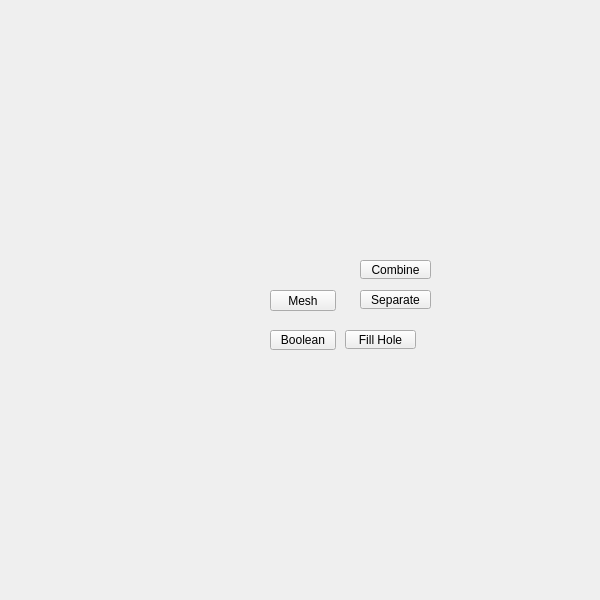
<?xml version="1.0" encoding="UTF-8"?>
<ui version="4.0">
 <class>QtUi</class>
 <widget class="QMainWindow" name="QtUi">
  <property name="enabled">
   <bool>true</bool>
  </property>
  <property name="geometry">
   <rect>
    <x>0</x>
    <y>0</y>
    <width>600</width>
    <height>600</height>
   </rect>
  </property>
  <property name="sizePolicy">
   <sizepolicy hsizetype="Ignored" vsizetype="Ignored">
    <horstretch>0</horstretch>
    <verstretch>0</verstretch>
   </sizepolicy>
  </property>
  <property name="minimumSize">
   <size>
    <width>0</width>
    <height>0</height>
   </size>
  </property>
  <property name="maximumSize">
   <size>
    <width>600</width>
    <height>600</height>
   </size>
  </property>
  <property name="toolButtonStyle">
   <enum>Qt::ToolButtonIconOnly</enum>
  </property>
  <property name="tabShape">
   <enum>QTabWidget::Triangular</enum>
  </property>
  <property name="dockNestingEnabled">
   <bool>true</bool>
  </property>
  <property name="dockOptions">
   <set>QMainWindow::AllowNestedDocks|QMainWindow::AllowTabbedDocks|QMainWindow::AnimatedDocks|QMainWindow::ForceTabbedDocks</set>
  </property>
  <widget class="QWidget" name="widget">
   <property name="sizePolicy">
    <sizepolicy hsizetype="Ignored" vsizetype="Ignored">
     <horstretch>0</horstretch>
     <verstretch>0</verstretch>
    </sizepolicy>
   </property>
   <widget class="QPushButton" name="b001">
    <property name="enabled">
     <bool>true</bool>
    </property>
    <property name="geometry">
     <rect>
      <x>345</x>
      <y>330</y>
      <width>71</width>
      <height>19</height>
     </rect>
    </property>
    <property name="maximumSize">
     <size>
      <width>111</width>
      <height>19</height>
     </size>
    </property>
    <property name="toolTip">
     <string>Cap holes modifier</string>
    </property>
    <property name="text">
     <string>Fill Hole</string>
    </property>
    <property name="iconSize">
     <size>
      <width>18</width>
      <height>18</height>
     </size>
    </property>
   </widget>
   <widget class="PushButton" name="tb004">
    <property name="enabled">
     <bool>true</bool>
    </property>
    <property name="geometry">
     <rect>
      <x>360</x>
      <y>260</y>
      <width>71</width>
      <height>19</height>
     </rect>
    </property>
    <property name="maximumSize">
     <size>
      <width>111</width>
      <height>19</height>
     </size>
    </property>
    <property name="toolTip">
     <string>Combine the selected polygon objects into one single object to allow operations such as merges or face trims</string>
    </property>
    <property name="text">
     <string>Combine</string>
    </property>
    <property name="iconSize">
     <size>
      <width>18</width>
      <height>18</height>
     </size>
    </property>
   </widget>
   <widget class="QPushButton" name="b002">
    <property name="enabled">
     <bool>true</bool>
    </property>
    <property name="geometry">
     <rect>
      <x>360</x>
      <y>290</y>
      <width>71</width>
      <height>19</height>
     </rect>
    </property>
    <property name="maximumSize">
     <size>
      <width>111</width>
      <height>19</height>
     </size>
    </property>
    <property name="toolTip">
     <string>Separates the selected polygonobject shells or the shells of any selected faces from the object into one object into distinct objects</string>
    </property>
    <property name="text">
     <string>Separate</string>
    </property>
    <property name="iconSize">
     <size>
      <width>18</width>
      <height>18</height>
     </size>
    </property>
   </widget>
   <widget class="QPushButton" name="i004">
    <property name="geometry">
     <rect>
      <x>270</x>
      <y>290</y>
      <width>66</width>
      <height>21</height>
     </rect>
    </property>
    <property name="minimumSize">
     <size>
      <width>0</width>
      <height>21</height>
     </size>
    </property>
    <property name="maximumSize">
     <size>
      <width>16777215</width>
      <height>21</height>
     </size>
    </property>
    <property name="accessibleName">
     <string>polygons#mesh</string>
    </property>
    <property name="text">
     <string>Mesh</string>
    </property>
   </widget>
   <widget class="PushButton" name="tb008">
    <property name="enabled">
     <bool>true</bool>
    </property>
    <property name="geometry">
     <rect>
      <x>270</x>
      <y>330</y>
      <width>66</width>
      <height>20</height>
     </rect>
    </property>
    <property name="minimumSize">
     <size>
      <width>0</width>
      <height>20</height>
     </size>
    </property>
    <property name="maximumSize">
     <size>
      <width>999</width>
      <height>20</height>
     </size>
    </property>
    <property name="toolTip">
     <string>Preforms a boolean union on the selected polygon objects creating a new object</string>
    </property>
    <property name="text">
     <string>Boolean</string>
    </property>
    <property name="iconSize">
     <size>
      <width>18</width>
      <height>18</height>
     </size>
    </property>
   </widget>
  </widget>
 </widget>
 <customwidgets>
  <customwidget>
   <class>PushButton</class>
   <extends>QPushButton</extends>
   <header>widgets.pushbutton.h</header>
  </customwidget>
 </customwidgets>
 <resources/>
 <connections/>
 <designerdata>
  <property name="gridDeltaX">
   <number>5</number>
  </property>
  <property name="gridDeltaY">
   <number>10</number>
  </property>
  <property name="gridSnapX">
   <bool>true</bool>
  </property>
  <property name="gridSnapY">
   <bool>true</bool>
  </property>
  <property name="gridVisible">
   <bool>true</bool>
  </property>
 </designerdata>
</ui>
